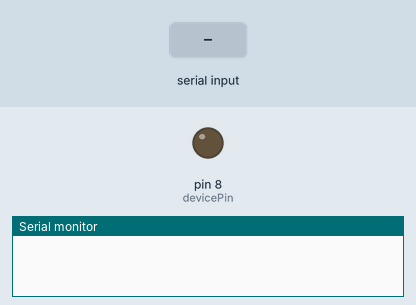
The sketch below on a simulated Arduino Uno, built with avr-gcc and run on an emulated ATmega328P. On the bench: output pins drawn as LEDs (lit = HIGH), the last lines printed to the serial monitor. The test bench sets the inputs (shaded band).

Above: at 1.2 s.
1.3 s: "1" received over the second serial link
At 2.2 s:
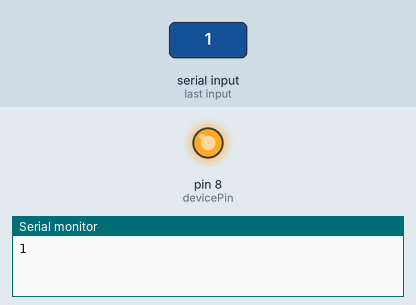
2.8 s: "0" received over the second serial link
At 3.4 s:
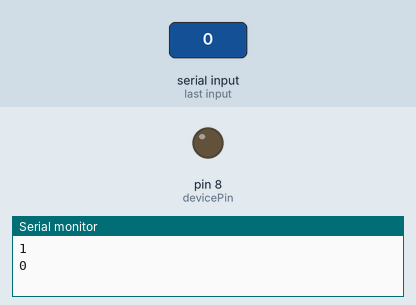
Timing chart, 0 to 5.8 s (numbered marks = the images above; inputs shaded):
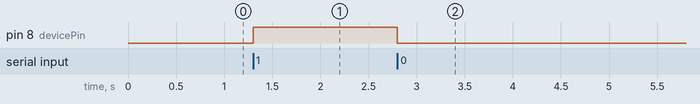

The sketch:

Speech_Recognition_System.ino
```cpp
#include <SoftwareSerial.h>
SoftwareSerial BT(10, 11); // RX, TX
int devicePin = 8;

void setup() {
  pinMode(devicePin, OUTPUT);
  BT.begin(9600);
  Serial.begin(9600);
}

void loop() {
  if (BT.available()) {
    char cmd = BT.read();
    Serial.println(cmd);
    if (cmd == '1') digitalWrite(devicePin, HIGH); // Voice command "ON" = 1
    else if (cmd == '0') digitalWrite(devicePin, LOW); // Voice command "OFF" = 0
  }
}
```

Measured:
- after the input at 1.3 s, pin 8 (devicePin): LOW → HIGH at once
- after the input at 2.8 s, pin 8 (devicePin): HIGH → LOW at once
